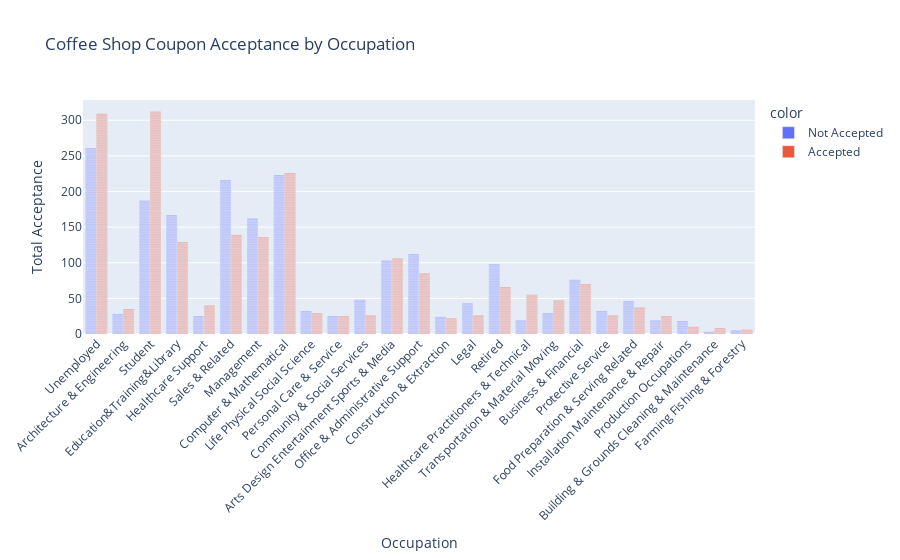

The code cell stored with this chart in its notebook:
### Markdown cell above
The acceptance of coffee shop coupons is not affected by driver's income.

### Code cell
#occupation
fig7 = px.bar(CS_coupons_df['occupation'], color=CS_coupons_df['coupon_accepted'], 
             title = 'Coffee Shop Coupon Acceptance by Occupation',
            labels={'value':'Occupation',
                   'count':'Total Acceptance'},
             barmode='group',
             height=500)
fig7.update_layout(xaxis_tickangle=-45)
fig7.show()

### Figure 1 — Plotly figure (JSON) as saved in the notebook; plotly's stock layout.template omitted (floating-point values rounded to 4 significant figures; data arrays with more than 128 entries replaced by an {"elided": "..."} marker saying what was removed)
{"data": [{"alignmentgroup": "True", "hovertemplate": "color=Not Accepted<br>Occupation=%{x}<br>Total Acceptance=%{y}<extra></extra>", "legendgroup": "Not Accepted", "marker": {"color": "#636efa", "pattern": {"shape": ""}}, "name": "Not Accepted", "offsetgroup": "Not Accepted", "orientation": "v", "showlegend": true, "textposition": "auto", "type": "bar", "x": {"elided": "2001 str values"}, "xaxis": "x", "y": {"elided": "2001 int values"}, "yaxis": "y"}, {"alignmentgroup": "True", "hovertemplate": "color=Accepted<br>Occupation=%{x}<br>Total Acceptance=%{y}<extra></extra>", "legendgroup": "Accepted", "marker": {"color": "#EF553B", "pattern": {"shape": ""}}, "name": "Accepted", "offsetgroup": "Accepted", "orientation": "v", "showlegend": true, "textposition": "auto", "type": "bar", "x": {"elided": "1995 str values"}, "xaxis": "x", "y": {"elided": "1995 int values"}, "yaxis": "y"}], "layout": {"autosize": true, "barmode": "group", "legend": {"title": {"text": "color"}, "tracegroupgap": 0}, "title": {"text": "Coffee Shop Coupon Acceptance by Occupation"}, "xaxis": {"anchor": "y", "autorange": true, "domain": [0, 1], "range": [-0.5, 24.5], "tickangle": -45, "title": {"text": "Occupation"}, "type": "category"}, "yaxis": {"anchor": "x", "autorange": true, "domain": [0, 1], "range": [0, 328.4], "title": {"text": "Total Acceptance"}, "type": "linear"}}}
